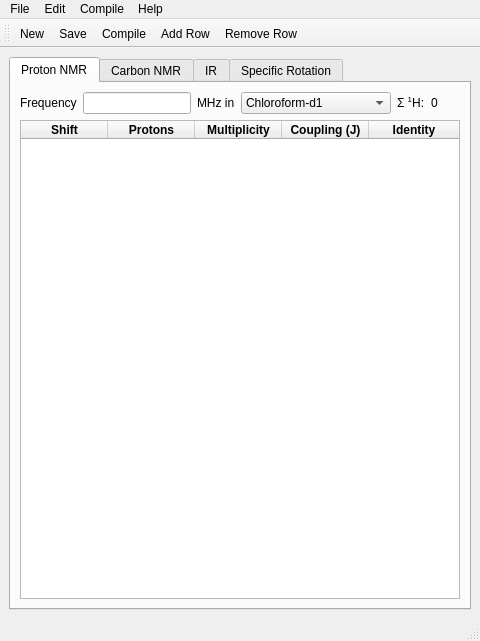
<?xml version="1.0" encoding="UTF-8"?>
<ui version="4.0">
 <class>MainWindow</class>
 <widget class="QMainWindow" name="MainWindow">
  <property name="geometry">
   <rect>
    <x>0</x>
    <y>0</y>
    <width>480</width>
    <height>641</height>
   </rect>
  </property>
  <property name="windowTitle">
   <string>Experimental Data to Latex (expdata2tex)</string>
  </property>
  <property name="windowIcon">
   <iconset resource="resources.qrc">
    <normaloff>:/images/images/window_icon.svg</normaloff>:/images/images/window_icon.svg</iconset>
  </property>
  <widget class="QWidget" name="centralwidget">
   <layout class="QHBoxLayout" name="horizontalLayout_2">
    <item>
     <widget class="QTabWidget" name="Data_Tabs">
      <property name="currentIndex">
       <number>0</number>
      </property>
      <widget class="QWidget" name="Proton_tab">
       <attribute name="title">
        <string>Proton NMR</string>
       </attribute>
       <layout class="QVBoxLayout" name="verticalLayout">
        <item>
         <layout class="QHBoxLayout" name="horizontalLayout">
          <item>
           <widget class="QLabel" name="label_4">
            <property name="text">
             <string>Frequency</string>
            </property>
           </widget>
          </item>
          <item>
           <widget class="QLineEdit" name="lineEdit_frequency">
            <property name="sizePolicy">
             <sizepolicy hsizetype="Fixed" vsizetype="Fixed">
              <horstretch>0</horstretch>
              <verstretch>0</verstretch>
             </sizepolicy>
            </property>
           </widget>
          </item>
          <item>
           <widget class="QLabel" name="label_5">
            <property name="text">
             <string>MHz in</string>
            </property>
           </widget>
          </item>
          <item>
           <widget class="QComboBox" name="comboBox_protonsolvent">
            <property name="minimumSize">
             <size>
              <width>150</width>
              <height>0</height>
             </size>
            </property>
            <item>
             <property name="text">
              <string>Chloroform-d1</string>
             </property>
            </item>
            <item>
             <property name="text">
              <string>Acetic Acid-d4</string>
             </property>
            </item>
            <item>
             <property name="text">
              <string>Acetone-d6</string>
             </property>
            </item>
            <item>
             <property name="text">
              <string>Acetonitrile-d3</string>
             </property>
            </item>
            <item>
             <property name="text">
              <string>Benzene-d6</string>
             </property>
            </item>
            <item>
             <property name="text">
              <string>DCM-d2</string>
             </property>
            </item>
            <item>
             <property name="text">
              <string>DMF-d7</string>
             </property>
            </item>
            <item>
             <property name="text">
              <string>DMSO-d6</string>
             </property>
            </item>
            <item>
             <property name="text">
              <string>Ethanol-d6</string>
             </property>
            </item>
            <item>
             <property name="text">
              <string>Methanol-d4</string>
             </property>
            </item>
            <item>
             <property name="text">
              <string>Nitromethane-d3</string>
             </property>
            </item>
            <item>
             <property name="text">
              <string>Pyridine-d5</string>
             </property>
            </item>
            <item>
             <property name="text">
              <string>TFA-d1</string>
             </property>
            </item>
            <item>
             <property name="text">
              <string>THF-d8</string>
             </property>
            </item>
            <item>
             <property name="text">
              <string>Toluene-d8</string>
             </property>
            </item>
            <item>
             <property name="text">
              <string>Trifluoroethanol-d3</string>
             </property>
            </item>
            <item>
             <property name="text">
              <string>Water-d2</string>
             </property>
            </item>
           </widget>
          </item>
          <item>
           <widget class="QLabel" name="label">
            <property name="text">
             <string>&lt;!DOCTYPE HTML PUBLIC &quot;-//W3C//DTD HTML 4.0//EN&quot; &quot;http://www.w3.org/TR/REC-html40/strict.dtd&quot;&gt;
&lt;html&gt;&lt;head&gt;&lt;meta name=&quot;qrichtext&quot; content=&quot;1&quot; /&gt;&lt;style type=&quot;text/css&quot;&gt;
p, li { white-space: pre-wrap; }
&lt;/style&gt;&lt;/head&gt;&lt;body style=&quot; font-family:'Sans Serif'; font-size:9pt; font-weight:400; font-style:normal;&quot;&gt;
&lt;p style=&quot; margin-top:0px; margin-bottom:0px; margin-left:0px; margin-right:0px; -qt-block-indent:0; text-indent:0px;&quot;&gt;Σ &lt;span style=&quot; vertical-align:super;&quot;&gt;1&lt;/span&gt;H:&lt;/p&gt;&lt;/body&gt;&lt;/html&gt;</string>
            </property>
           </widget>
          </item>
          <item>
           <widget class="QLabel" name="num_protons">
            <property name="text">
             <string>0</string>
            </property>
           </widget>
          </item>
          <item>
           <spacer name="horizontalSpacer">
            <property name="orientation">
             <enum>Qt::Horizontal</enum>
            </property>
            <property name="sizeHint" stdset="0">
             <size>
              <width>68</width>
              <height>20</height>
             </size>
            </property>
           </spacer>
          </item>
         </layout>
        </item>
        <item>
         <widget class="QTableWidget" name="tableWidget_proton">
          <property name="minimumSize">
           <size>
            <width>280</width>
            <height>0</height>
           </size>
          </property>
          <attribute name="horizontalHeaderDefaultSectionSize">
           <number>87</number>
          </attribute>
          <attribute name="horizontalHeaderStretchLastSection">
           <bool>true</bool>
          </attribute>
          <attribute name="verticalHeaderStretchLastSection">
           <bool>false</bool>
          </attribute>
          <attribute name="horizontalHeaderStretchLastSection">
           <bool>true</bool>
          </attribute>
          <attribute name="verticalHeaderStretchLastSection">
           <bool>false</bool>
          </attribute>
          <attribute name="horizontalHeaderDefaultSectionSize">
           <number>87</number>
          </attribute>
          <column>
           <property name="text">
            <string>Shift</string>
           </property>
           <property name="font">
            <font>
             <weight>75</weight>
             <bold>true</bold>
            </font>
           </property>
          </column>
          <column>
           <property name="text">
            <string>Protons</string>
           </property>
           <property name="font">
            <font>
             <weight>75</weight>
             <bold>true</bold>
            </font>
           </property>
          </column>
          <column>
           <property name="text">
            <string>Multiplicity</string>
           </property>
           <property name="font">
            <font>
             <weight>75</weight>
             <bold>true</bold>
            </font>
           </property>
          </column>
          <column>
           <property name="text">
            <string>Coupling (J)</string>
           </property>
           <property name="font">
            <font>
             <weight>75</weight>
             <bold>true</bold>
            </font>
           </property>
          </column>
          <column>
           <property name="text">
            <string>Identity</string>
           </property>
           <property name="font">
            <font>
             <weight>75</weight>
             <bold>true</bold>
            </font>
           </property>
          </column>
         </widget>
        </item>
       </layout>
      </widget>
      <widget class="QWidget" name="Carbon_tab">
       <attribute name="title">
        <string>Carbon NMR</string>
       </attribute>
       <layout class="QVBoxLayout" name="verticalLayout_2">
        <item>
         <layout class="QHBoxLayout" name="horizontalLayout_4">
          <item>
           <spacer name="horizontalSpacer_7">
            <property name="orientation">
             <enum>Qt::Horizontal</enum>
            </property>
            <property name="sizeHint" stdset="0">
             <size>
              <width>18</width>
              <height>20</height>
             </size>
            </property>
           </spacer>
          </item>
          <item>
           <widget class="QLabel" name="label_6">
            <property name="text">
             <string>Frequency</string>
            </property>
           </widget>
          </item>
          <item>
           <widget class="QLineEdit" name="lineEdit_carbonfrequency">
            <property name="sizePolicy">
             <sizepolicy hsizetype="Fixed" vsizetype="Fixed">
              <horstretch>0</horstretch>
              <verstretch>0</verstretch>
             </sizepolicy>
            </property>
           </widget>
          </item>
          <item>
           <widget class="QLabel" name="label_7">
            <property name="text">
             <string>MHz in</string>
            </property>
           </widget>
          </item>
          <item>
           <widget class="QComboBox" name="comboBox_carbonsolvent">
            <property name="minimumSize">
             <size>
              <width>150</width>
              <height>0</height>
             </size>
            </property>
            <item>
             <property name="text">
              <string>Chloroform-d1</string>
             </property>
            </item>
            <item>
             <property name="text">
              <string>Acetic Acid-d4</string>
             </property>
            </item>
            <item>
             <property name="text">
              <string>Acetone-d6</string>
             </property>
            </item>
            <item>
             <property name="text">
              <string>Acetonitrile-d3</string>
             </property>
            </item>
            <item>
             <property name="text">
              <string>Benzene-d6</string>
             </property>
            </item>
            <item>
             <property name="text">
              <string>DCM-d2</string>
             </property>
            </item>
            <item>
             <property name="text">
              <string>DMF-d7</string>
             </property>
            </item>
            <item>
             <property name="text">
              <string>DMSO-d6</string>
             </property>
            </item>
            <item>
             <property name="text">
              <string>Ethanol-d6</string>
             </property>
            </item>
            <item>
             <property name="text">
              <string>Methanol-d4</string>
             </property>
            </item>
            <item>
             <property name="text">
              <string>Nitromethane-d3</string>
             </property>
            </item>
            <item>
             <property name="text">
              <string>Pyridine-d5</string>
             </property>
            </item>
            <item>
             <property name="text">
              <string>TFA-d1</string>
             </property>
            </item>
            <item>
             <property name="text">
              <string>THF-d8</string>
             </property>
            </item>
            <item>
             <property name="text">
              <string>Toluene-d8</string>
             </property>
            </item>
            <item>
             <property name="text">
              <string>Trifluoroethanol-d3</string>
             </property>
            </item>
            <item>
             <property name="text">
              <string>Water-d2</string>
             </property>
            </item>
           </widget>
          </item>
          <item>
           <spacer name="horizontalSpacer_6">
            <property name="orientation">
             <enum>Qt::Horizontal</enum>
            </property>
            <property name="sizeHint" stdset="0">
             <size>
              <width>18</width>
              <height>20</height>
             </size>
            </property>
           </spacer>
          </item>
         </layout>
        </item>
        <item>
         <layout class="QHBoxLayout" name="horizontalLayout_5">
          <item>
           <spacer name="horizontalSpacer_5">
            <property name="orientation">
             <enum>Qt::Horizontal</enum>
            </property>
            <property name="sizeHint" stdset="0">
             <size>
              <width>81</width>
              <height>20</height>
             </size>
            </property>
           </spacer>
          </item>
          <item>
           <widget class="QTableWidget" name="tableWidget_carbon">
            <property name="minimumSize">
             <size>
              <width>280</width>
              <height>0</height>
             </size>
            </property>
            <attribute name="horizontalHeaderStretchLastSection">
             <bool>true</bool>
            </attribute>
            <attribute name="verticalHeaderStretchLastSection">
             <bool>false</bool>
            </attribute>
            <attribute name="horizontalHeaderStretchLastSection">
             <bool>true</bool>
            </attribute>
            <attribute name="verticalHeaderStretchLastSection">
             <bool>false</bool>
            </attribute>
            <column>
             <property name="text">
              <string>Shift</string>
             </property>
             <property name="font">
              <font>
               <weight>75</weight>
               <bold>true</bold>
              </font>
             </property>
            </column>
            <column>
             <property name="text">
              <string>Identity</string>
             </property>
             <property name="font">
              <font>
               <weight>75</weight>
               <bold>true</bold>
              </font>
             </property>
            </column>
           </widget>
          </item>
          <item>
           <spacer name="horizontalSpacer_4">
            <property name="orientation">
             <enum>Qt::Horizontal</enum>
            </property>
            <property name="sizeHint" stdset="0">
             <size>
              <width>81</width>
              <height>20</height>
             </size>
            </property>
           </spacer>
          </item>
         </layout>
        </item>
       </layout>
      </widget>
      <widget class="QWidget" name="IR_tab">
       <attribute name="title">
        <string>IR</string>
       </attribute>
       <layout class="QHBoxLayout" name="horizontalLayout_6">
        <item>
         <layout class="QHBoxLayout" name="horizontalLayout_3">
          <item>
           <spacer name="horizontalSpacer_2">
            <property name="orientation">
             <enum>Qt::Horizontal</enum>
            </property>
            <property name="sizeHint" stdset="0">
             <size>
              <width>81</width>
              <height>20</height>
             </size>
            </property>
           </spacer>
          </item>
          <item>
           <widget class="QTableWidget" name="tableWidget_IR">
            <property name="minimumSize">
             <size>
              <width>280</width>
              <height>0</height>
             </size>
            </property>
            <attribute name="horizontalHeaderStretchLastSection">
             <bool>true</bool>
            </attribute>
            <attribute name="verticalHeaderStretchLastSection">
             <bool>false</bool>
            </attribute>
            <attribute name="horizontalHeaderStretchLastSection">
             <bool>true</bool>
            </attribute>
            <attribute name="verticalHeaderStretchLastSection">
             <bool>false</bool>
            </attribute>
            <column>
             <property name="text">
              <string>Frequency</string>
             </property>
             <property name="font">
              <font>
               <weight>75</weight>
               <bold>true</bold>
              </font>
             </property>
            </column>
            <column>
             <property name="text">
              <string>Strength</string>
             </property>
             <property name="font">
              <font>
               <weight>75</weight>
               <bold>true</bold>
              </font>
             </property>
            </column>
           </widget>
          </item>
          <item>
           <spacer name="horizontalSpacer_3">
            <property name="orientation">
             <enum>Qt::Horizontal</enum>
            </property>
            <property name="sizeHint" stdset="0">
             <size>
              <width>81</width>
              <height>20</height>
             </size>
            </property>
           </spacer>
          </item>
         </layout>
        </item>
       </layout>
      </widget>
      <widget class="QWidget" name="AD_tab">
       <attribute name="title">
        <string>Specific Rotation</string>
       </attribute>
       <layout class="QFormLayout" name="formLayout">
        <property name="fieldGrowthPolicy">
         <enum>QFormLayout::ExpandingFieldsGrow</enum>
        </property>
        <item row="0" column="0">
         <widget class="QLabel" name="label_specificrotation">
          <property name="text">
           <string>Specific Rotation</string>
          </property>
          <property name="buddy">
           <cstring>lineEdit_specificrotation</cstring>
          </property>
         </widget>
        </item>
        <item row="0" column="1">
         <widget class="QLineEdit" name="lineEdit_specificrotation">
          <property name="sizePolicy">
           <sizepolicy hsizetype="Fixed" vsizetype="Fixed">
            <horstretch>0</horstretch>
            <verstretch>0</verstretch>
           </sizepolicy>
          </property>
          <property name="maximumSize">
           <size>
            <width>16777215</width>
            <height>16777215</height>
           </size>
          </property>
         </widget>
        </item>
        <item row="1" column="0">
         <widget class="QLabel" name="label_concentration">
          <property name="text">
           <string>Concentration</string>
          </property>
          <property name="buddy">
           <cstring>lineEdit_concentration</cstring>
          </property>
         </widget>
        </item>
        <item row="1" column="1">
         <widget class="QLineEdit" name="lineEdit_concentration">
          <property name="sizePolicy">
           <sizepolicy hsizetype="Fixed" vsizetype="Fixed">
            <horstretch>0</horstretch>
            <verstretch>0</verstretch>
           </sizepolicy>
          </property>
         </widget>
        </item>
        <item row="2" column="0">
         <widget class="QLabel" name="label_solvent">
          <property name="text">
           <string>Solvent</string>
          </property>
          <property name="buddy">
           <cstring>lineEdit_solvent</cstring>
          </property>
         </widget>
        </item>
        <item row="2" column="1">
         <widget class="QLineEdit" name="lineEdit_solvent">
          <property name="sizePolicy">
           <sizepolicy hsizetype="Fixed" vsizetype="Fixed">
            <horstretch>0</horstretch>
            <verstretch>0</verstretch>
           </sizepolicy>
          </property>
         </widget>
        </item>
       </layout>
      </widget>
     </widget>
    </item>
   </layout>
  </widget>
  <widget class="QMenuBar" name="menubar">
   <property name="geometry">
    <rect>
     <x>0</x>
     <y>0</y>
     <width>480</width>
     <height>21</height>
    </rect>
   </property>
   <widget class="QMenu" name="menuCompile">
    <property name="title">
     <string>Compile</string>
    </property>
    <addaction name="actionCompile"/>
   </widget>
   <widget class="QMenu" name="menuHelp">
    <property name="title">
     <string>Help</string>
    </property>
    <addaction name="actionHelp"/>
    <addaction name="actionAbout"/>
   </widget>
   <widget class="QMenu" name="menuFile">
    <property name="title">
     <string>File</string>
    </property>
    <addaction name="actionNew"/>
    <addaction name="actionOpen"/>
    <addaction name="actionSave"/>
    <addaction name="actionSave_As"/>
    <addaction name="actionExit"/>
   </widget>
   <widget class="QMenu" name="menuEdit">
    <property name="title">
     <string>Edit</string>
    </property>
    <addaction name="actionAdd_Row"/>
    <addaction name="actionRemove_Row"/>
   </widget>
   <addaction name="menuFile"/>
   <addaction name="menuEdit"/>
   <addaction name="menuCompile"/>
   <addaction name="menuHelp"/>
  </widget>
  <widget class="QStatusBar" name="statusbar"/>
  <widget class="QToolBar" name="toolBar">
   <property name="windowTitle">
    <string>toolBar</string>
   </property>
   <attribute name="toolBarArea">
    <enum>TopToolBarArea</enum>
   </attribute>
   <attribute name="toolBarBreak">
    <bool>false</bool>
   </attribute>
   <addaction name="actionNew"/>
   <addaction name="actionSave"/>
   <addaction name="actionCompile"/>
   <addaction name="actionAdd_Row"/>
   <addaction name="actionRemove_Row"/>
  </widget>
  <action name="actionNew">
   <property name="icon">
    <iconset>
     <normalon>:/images/images/filenew.svg</normalon>
    </iconset>
   </property>
   <property name="text">
    <string>&amp;New</string>
   </property>
   <property name="shortcut">
    <string>Ctrl+N</string>
   </property>
  </action>
  <action name="actionOpen">
   <property name="icon">
    <iconset>
     <normalon>:/images/images/document_open.svg</normalon>
    </iconset>
   </property>
   <property name="text">
    <string>&amp;Open</string>
   </property>
   <property name="shortcut">
    <string>Ctrl+O</string>
   </property>
  </action>
  <action name="actionSave">
   <property name="icon">
    <iconset>
     <normalon>:/images/images/document_save.svg</normalon>
    </iconset>
   </property>
   <property name="text">
    <string>&amp;Save</string>
   </property>
   <property name="shortcut">
    <string>Ctrl+S</string>
   </property>
  </action>
  <action name="actionSave_As">
   <property name="icon">
    <iconset>
     <normalon>:/images/images/document_save_as.svg</normalon>
    </iconset>
   </property>
   <property name="text">
    <string>Save As</string>
   </property>
  </action>
  <action name="actionCompile">
   <property name="icon">
    <iconset>
     <normalon>:/images/images/compfile.svg</normalon>
    </iconset>
   </property>
   <property name="text">
    <string>&amp;Compile</string>
   </property>
   <property name="shortcut">
    <string>Ctrl+Alt+C</string>
   </property>
  </action>
  <action name="actionHelp">
   <property name="icon">
    <iconset>
     <normalon>:/images/images/contents.svg</normalon>
    </iconset>
   </property>
   <property name="text">
    <string>Help</string>
   </property>
   <property name="shortcut">
    <string>F1</string>
   </property>
  </action>
  <action name="actionAbout">
   <property name="icon">
    <iconset>
     <normalon>:/images/images/document_properties.svg</normalon>
    </iconset>
   </property>
   <property name="text">
    <string>About</string>
   </property>
  </action>
  <action name="actionExit">
   <property name="icon">
    <iconset>
     <normalon>:/images/images/application_exit.svg</normalon>
    </iconset>
   </property>
   <property name="text">
    <string>&amp;Exit</string>
   </property>
  </action>
  <action name="actionAdd_Row">
   <property name="icon">
    <iconset resource="resources.qrc">
     <normaloff>:/images/images/edit_add.svg</normaloff>:/images/images/edit_add.svg</iconset>
   </property>
   <property name="text">
    <string>&amp;Add Row</string>
   </property>
   <property name="shortcut">
    <string>Alt+N</string>
   </property>
  </action>
  <action name="actionRemove_Row">
   <property name="icon">
    <iconset resource="resources.qrc">
     <normaloff>:/images/images/edit_delete.svg</normaloff>:/images/images/edit_delete.svg</iconset>
   </property>
   <property name="text">
    <string>&amp;Remove Row</string>
   </property>
  </action>
 </widget>
 <resources>
  <include location="resources.qrc"/>
 </resources>
 <connections/>
</ui>
